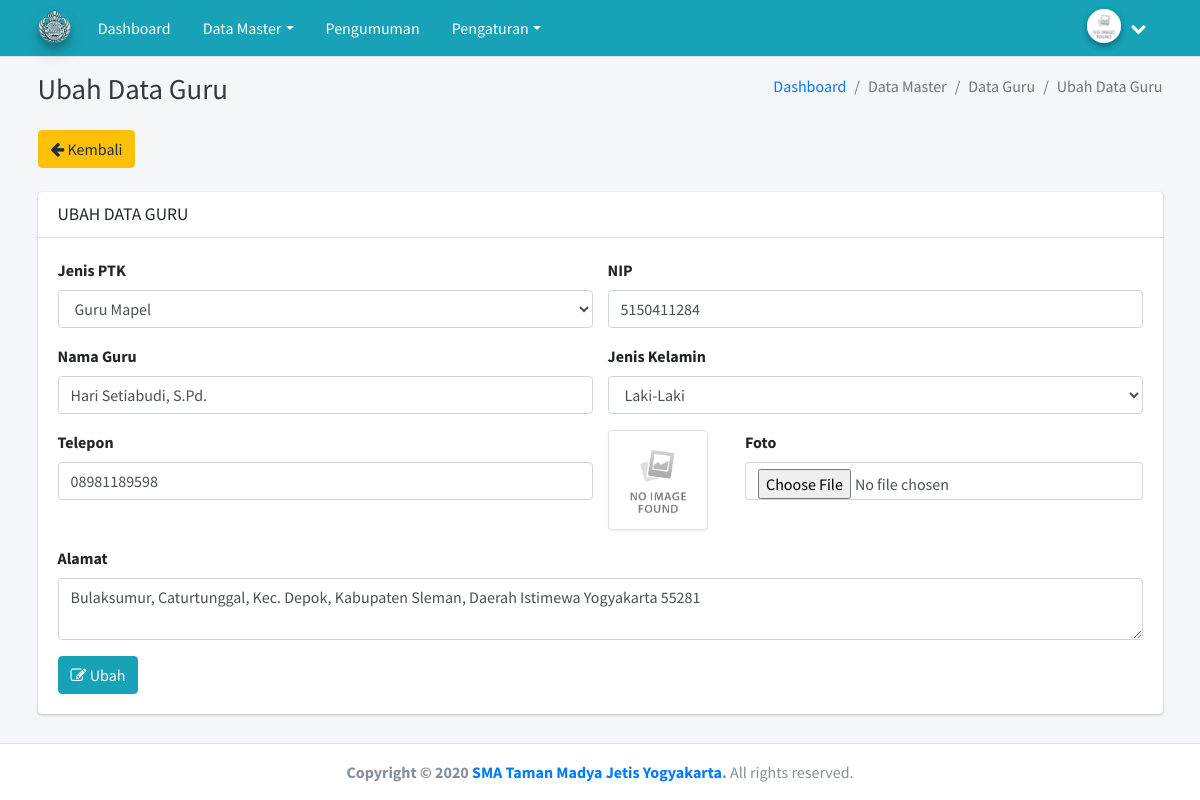
Screenshot of /admin/guru/edit/9 with the database file from the repository.
### tables this page shows
CREATE TABLE `profil_sekolah` (
  `id_profil_sekolah` int(11) NOT NULL,
  `nama` varchar(100) NOT NULL,
  `kepala` varchar(50) NOT NULL,
  `telepon` varchar(15) NOT NULL,
  `email` varchar(50) NOT NULL,
  `website` varchar(100) NOT NULL,
  `logo` text NOT NULL,
  `alamat` text NOT NULL
);

CREATE TABLE `guru` (
  `id_guru` int(11) NOT NULL,
  `jenis_ptk` varchar(20) NOT NULL,
  `nip` varchar(30) NOT NULL,
  `password` varchar(60) NOT NULL,
  `nama_guru` varchar(50) NOT NULL,
  `jk_guru` enum('Laki-Laki','Perempuan','','') NOT NULL,
  `telepon_guru` varchar(15) NOT NULL,
  `foto_guru` text NOT NULL,
  `alamat_guru` text NOT NULL
);

### application/views/admin/layout/v_wrapper.php (called while the page is built)
<?php
include 'v_head.php';
include 'v_nav.php';
include 'v_content.php';
include 'v_footer.php';
?>

### application/controllers/admin/Guru.php (called while the page is built, shortened)
<?php
class Guru extends CI_Controller {
	public function __construct()
	{
		$this->load->model('guru_model', 'guru');
	}
	public function edit($id_guru)
	{
		$detail = $this->guru->detail($id_guru);
		$data = array(
			'title'	=> 'Tambah Data Guru | Apps Sekolah',
			'detail'	=> $detail,
			'content'	=> 'admin/guru/v_edit'
		);
		$this->load->view('admin/layout/v_wrapper', $data, FALSE);
	}
}

### index.php (called while the page is built, shortened)
<?php
require_once BASEPATH.'core/CodeIgniter.php';

### application/models/Public_model.php (called while the page is built, shortened)
<?php
class Public_model extends CI_Model {
	public function get_admin($id_admin)
	{
		$this->db->select('*');
		$this->db->from('admin');
		$this->db->where('id_admin', $id_admin);
		$query = $this->db->get();
		return $query->row();
	}
	public function get_profil_sekolah($id=1)
	{
		$this->db->select('*');
		$this->db->from('profil_sekolah');
		$this->db->where('id_profil_sekolah', $id);
		$query = $this->db->get();
		return $query->row();
	}
}

### application/views/admin/layout/v_content.php (called while the page is built)
<?php
if ($content)
{
	$this->load->view($content);
}
?>

### application/models/Guru_model.php (called while the page is built, shortened)
<?php
class Guru_model extends CI_Model {
	public function detail($id_guru)
	{
		$this->db->select('*');
		$this->db->from('guru');
		$this->db->where('id_guru', $id_guru);
		$query = $this->db->get();
		return $query->row();
	}
}

### application/views/admin/guru/v_edit.php (the view, shortened to what this page needs)
<div class="content-wrapper">
  <div class="content-header">
    <div class="container">
      <div class="row mb-2">
        <div class="col-sm-6">
          <h1 class="m-0 text-dark">Ubah Data Guru</h1>
        </div>
        <div class="col-sm-6">
          <ol class="breadcrumb float-sm-right">
            <li class="breadcrumb-item"><a href="#">Dashboard</a></li>
            <li class="breadcrumb-item active">Data Master</li>
            <li class="breadcrumb-item active">Data Guru</li>
            <li class="breadcrumb-item active">Ubah Data Guru</li>
          </ol>
        </div>
      </div>
    </div>
  </div>
  <div class="content">
    <div class="container">
      <a href="<?= base_url() ?>admin/guru" class="btn btn-warning"><i class="fa fa-arrow-left"></i> Kembali</a>
      <br><br>
      <div class="row">
        <div class="col-lg-12">
          <div class="card">
            <div class="card-header">
              <h3 class="card-title"> UBAH DATA GURU</h3>
            </div>
            <div class="card-body">
              <form action="<?= base_url() ?>admin/guru/edit/<?= $detail->id_guru ?>" method="post" enctype="multipart/form-data">
                <div class="row">
                  <div class="form-group col-md-6">
                    <label for="">Jenis PTK</label>
                    <select name="jenis_ptk" id="" class="form-control" required="">
                      <option value="Guru Mapel" <?php if ($detail->jenis_ptk=="Guru Mapel") {echo "selected";} ?>>Guru Mapel</option>
                    </select>
                  </div>
                  <div class="form-group col-md-6">
                    <label for="">NIP</label>
                    <input type="number" name="nip" value="<?= $detail->nip ?>" class="form-control" placeholder="NIP" required="">
                  </div>
                  <div class="form-group col-md-6">
                    <label for="">Nama Guru</label>
                    <input type="text" name="nama" value="<?= $detail->nama_guru ?>" class="form-control" placeholder="Nama Guru" required="">
                  </div>
                  <div class="form-group col-md-6">
                    <label for="">Jenis Kelamin</label>
                    <select name="jk" id="" class="form-control" required="">
                      <option value="Laki-Laki" <?php if ($detail->jk_guru=="Laki-Laki") {echo "selected";} ?>>Laki-Laki</option>
                    </select>
                  </div>
                  <div class="form-group col-md-6">
                    <label for="">Telepon</label>
                    <input type="number" name="telepon" value="<?= $detail->telepon_guru ?>" class="form-control" placeholder="Telepon" required="">
                  </div>
                  <div class="form-group col-md-6">
                    <div class="row">
                      <div class="col-md-3">
                        <?php if (empty($detail->foto_guru)): ?>
                          <img class="img-thumbnail" width="100" src="<?= base_url() ?>public/media/icon/no-img.jpg" alt="">
                          <?php else: ?>
                            <img class="img-thumbnail" width="100" src="<?= base_url() ?>public/media/upload-guru/<?= $detail->foto_guru ?>" alt="">
                          <?php endif ?>
                        </div>
                        <div class="col-md-9">
                         <label for="">Foto</label>
                         <input type="file" name="foto" class="form-control">
                       </div>
                     </div>
                   </div>
                   <div class="form-group col-md-12">
                    <label for="">Alamat</label>
                    <textarea name="alamat" id="" class="form-control" placeholder="Alamat" required=""><?= $detail->alamat_guru ?></textarea>
                  </div>
                </div>
                <button type="submit" class="btn btn-primary"><i class="fa fa-edit"></i> Ubah</button>
              </form>
            </div>
          </div>
        </div>
      </div>
    </div>
  </div>
</div>

### application/views/admin/layout/v_nav.php (shortened to what this page needs)
<nav class="main-header navbar navbar-expand-md navbar-light navbar-white">
  <div class="container">
    <a href="<?= base_url() ?>admin/dashboard" class="navbar-brand">
      <img src="<?= base_url() ?>public/media/upload-profil-sekolah/<?= $data_profil_sekolah->logo ?>" alt="AdminLTE Logo" class="brand-image img-circle elevation-3"
      style="opacity: .8">
    </a>
    <div class="collapse navbar-collapse order-3" id="navbarCollapse">
      <ul class="navbar-nav">
        <li class="nav-item">
          <a href="<?= base_url() ?>admin/dashboard" class="nav-link">Dashboard</a>
        </li>
        <li class="nav-item dropdown">
          <a id="dropdownSubMenu1" href="#" data-toggle="dropdown" aria-haspopup="true" aria-expanded="false" class="nav-link dropdown-toggle">Data Master</a>
        </li>
        <li class="nav-item">
          <a href="<?= base_url() ?>admin/pengumuman" class="nav-link">Pengumuman</a>
        </li>
        <li class="nav-item dropdown">
          <a id="dropdownSubMenu1" href="#" data-toggle="dropdown" aria-haspopup="true" aria-expanded="false" class="nav-link dropdown-toggle">Pengaturan</a>
        </li>
      </ul>
    </div>
    <ul class="order-1 order-md-3 navbar-nav navbar-no-expand ml-auto">
      <li class="nav-item dropdown user-menu">
        <a href="#" class="nav-link dropdown-toggle" data-toggle="dropdown">
          <?php if (empty($data_admin->foto)): ?>
            <img src="<?= base_url() ?>public/media/icon/no-img.jpg" class="user-image img-circle elevation-2" alt="User Image">
            <?php else: ?>
              <img src="<?= base_url() ?>public/media/upload-admin/<?= $data_admin->foto ?>" class="user-image img-circle elevation-2" alt="User Image">
            <?php endif ?>
            <span class="d-none d-md-inline"><?= $data_admin->nama ?></span> <i class="fa fa-chevron-down"></i>
          </a>
      </li>
    </ul>
  </div>
</nav>

### application/views/admin/layout/v_footer.php (shortened to what this page needs)
<footer class="main-footer">
  <center><strong>Copyright &copy; 2020 <a href="https://adminlte.io"><?= $data_profil_sekolah->nama ?></a>.</strong> All rights reserved.</center>
</footer>
</div>
</body>
</html>

### rows the page displays
profil_sekolah: logo (picture), nama "SMA Taman Madya Jetis Yogyakarta"
guru: jenis_ptk "Guru Mapel", nip "5150411284", nama "Hari Setiabudi, S.Pd.", jk "Laki-Laki", telepon "08981189598", alamat "Bulaksumur, Caturtunggal, Kec. Depok, Kabupaten Sleman, Daerah Istimewa Yogyakarta 55281"
